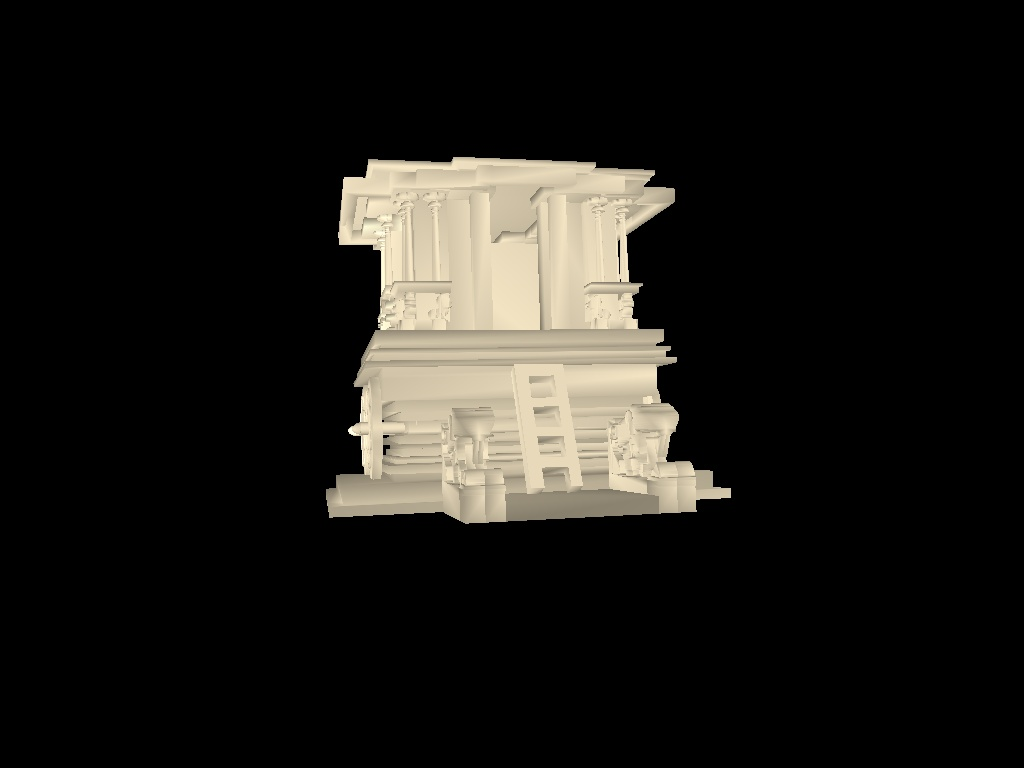
//> input picture work/attempt2/vlfeat/render/cur.jpg, 1024 x 768 px
$ ./matcher ../../vlfeat/render/cur.jpg ../../vlfeat/render/snap.jpg out.png   (built with g++ and OpenCV 4, older OpenCV classes emulated)
//> lines starting //> are read from the running program, lines starting //| are printed output that depends on the picture

#include <cstdio>
#include <cstdlib>
#include <iostream>
#include <fstream>
#include "opencv2/nonfree/features2d.hpp"
#include "opencv2/opencv.hpp"

#define GEO_VERIFY 1

using namespace cv;
using namespace std;

void readme();

/**
 * @function main
 * @brief Main function
 */

int main( int argc, char** argv )
{
  if( argc < 4 )
  { readme(); return -1; }

  Mat img_1 = imread( argv[1], IMREAD_GRAYSCALE);
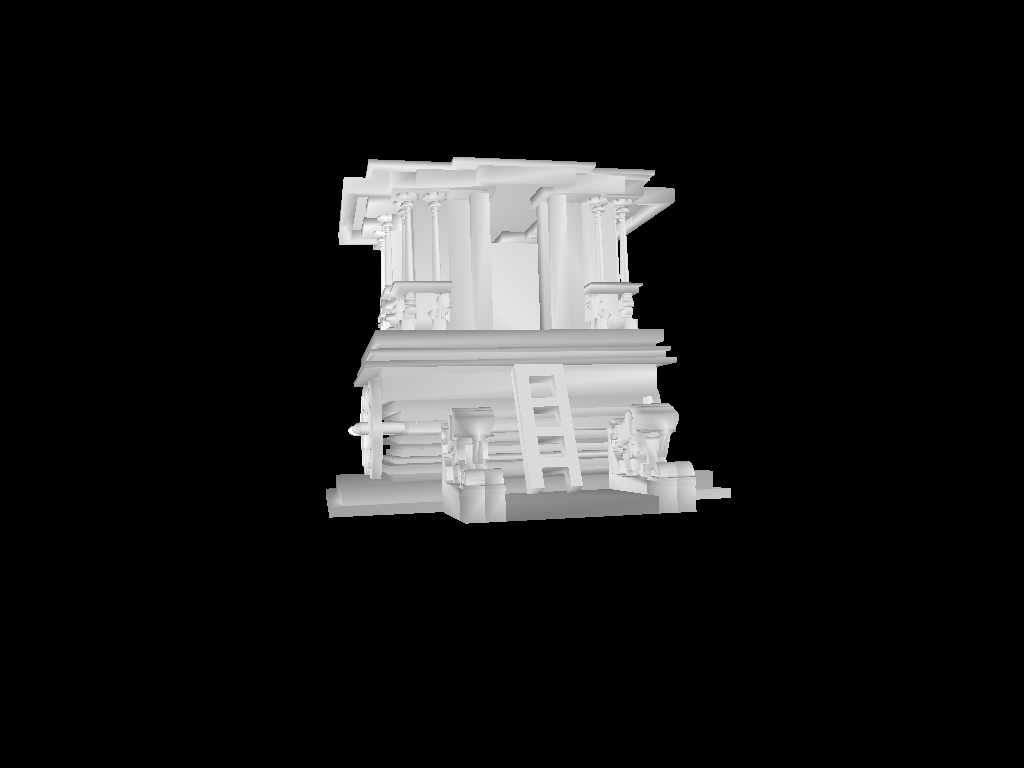
//> img_1: 768 rows x 1024 cols, CV_8UC1; min 0, max 255, mean 26.8
  Mat img_2 = imread( argv[2], IMREAD_GRAYSCALE);
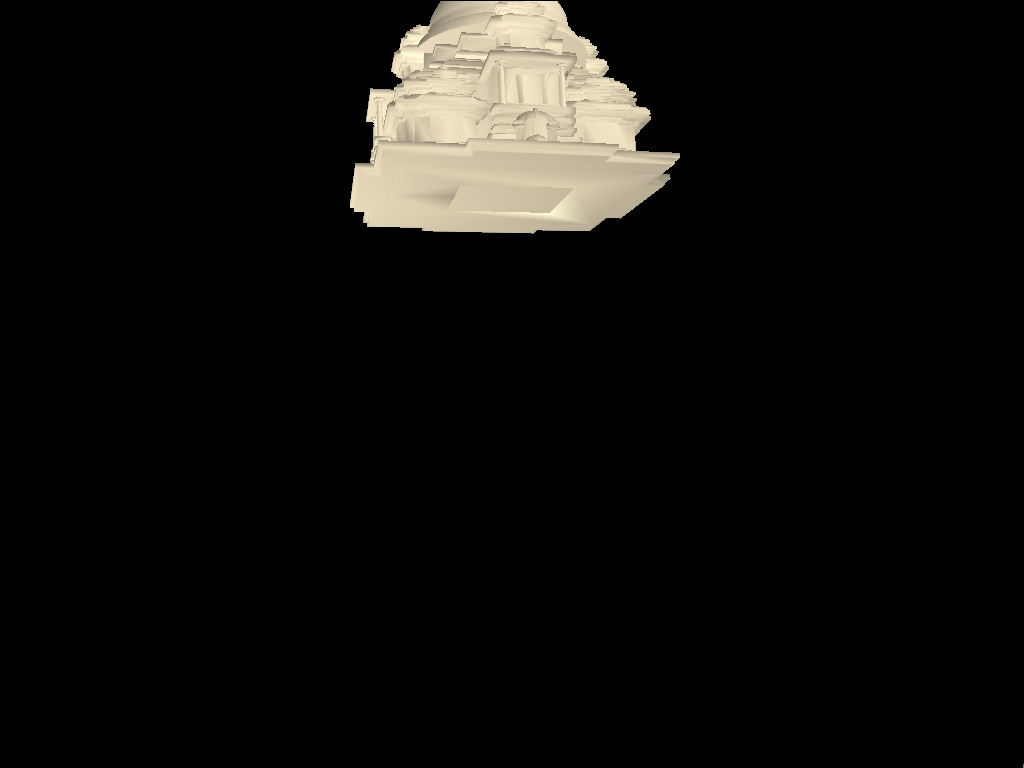
//> input picture work/attempt2/vlfeat/render/snap.jpg, 1024 x 768 px
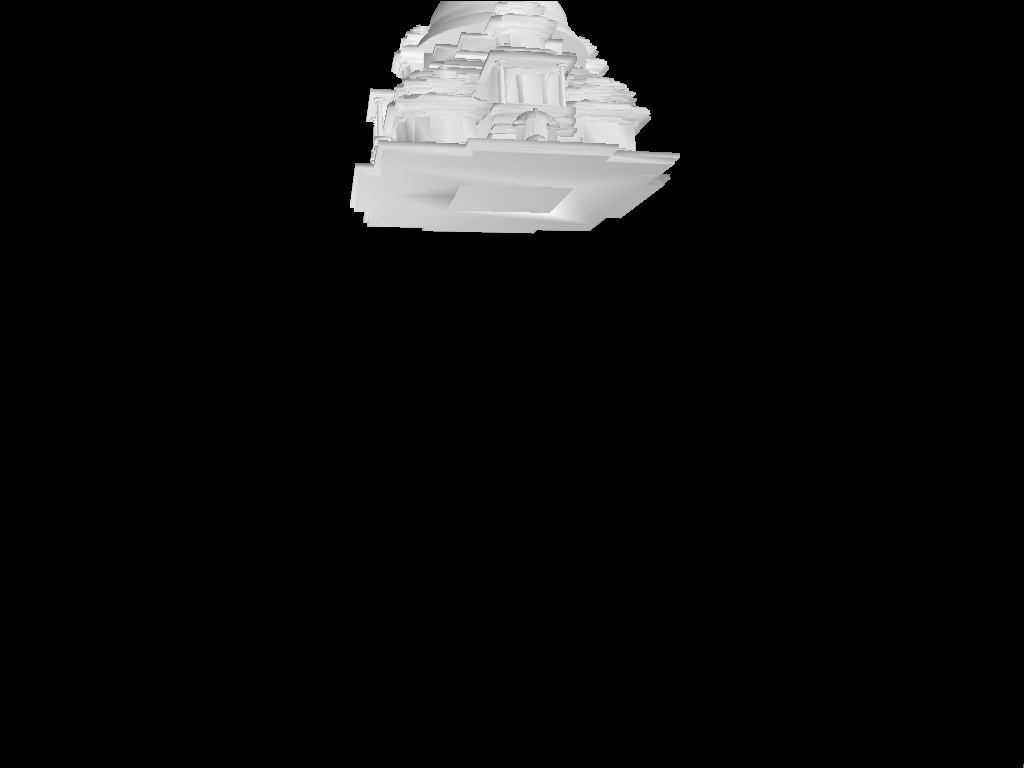
//> img_2: 768 rows x 1024 cols, CV_8UC1; min 0, max 253, mean 14.2
  char* output_fname = argv[3];
//> output_fname = "out.png"

  if( !img_1.data || !img_2.data )
  { std::cout<< " --(!) Error reading images " << std::endl; return -1; }

  //-- Step 1: Detect the keypoints using SURF Detector
  int minHessian = 800;

// [4 lines of commented-out code are left out]
  SIFT  detector(4000);

  std::vector<KeyPoint> keypoints_1, keypoints_2;

  detector.detect( img_1, keypoints_1 );
//> keypoints_1 = 358 keypoints; strongest (x, y, size): (352, 431, 5.9), (385, 436, 2.6), (725, 493, 7.8), (658, 344, 2.3)
  detector.detect( img_2, keypoints_2 );
//> keypoints_2 = 185 keypoints; strongest (x, y, size): (380, 196, 42.5), (677, 156, 4.5), (391, 82, 11.2), (646, 140, 16.6)

  //-- Step 2: Calculate descriptors (feature vectors)
  SiftDescriptorExtractor extractor;
//  SurfDescriptorExtractor extractor;
//    OrbDescriptorExtractor  extractor;

  Mat descriptors_1, descriptors_2;

  extractor.compute( img_1, keypoints_1, descriptors_1 );
  extractor.compute( img_2, keypoints_2, descriptors_2 );

  //-- Step 3: Matching descriptor vectors using FLANN matcher
  FlannBasedMatcher matcher;
//    BFMatcher matcher(NORM_HAMMING);
  std::vector< DMatch > matches;
  matcher.match( descriptors_1, descriptors_2, matches );
//> matches = 358 matches

  double max_dist = 0; double min_dist = 100;

  //-- Quick calculation of max and min distances between keypoints
  for( int i = 0; i < descriptors_1.rows; i++ )
  { double dist = matches[i].distance;
    if( dist < min_dist ) min_dist = dist;
    if( dist > max_dist ) max_dist = dist;
  }
//> this loop made 358 passes
//> (dist, max_dist) on passes 1, 4, 9, 19, 20, 28, 77, 312: (263.1, 263.1), (276.9, 276.9), (306.7, 306.7), (412.2, 412.2), (457.6, 457.6), (468, 468), (476.5, 476.5), (488.8, 488.8)
//> (dist, min_dist) on passes 8, 237: (88.92, 88.92), (84.15, 84.15)
//> after the loop, min_dist = 84.15; max_dist = 488.8

  vector< DMatch > close_matches;
  for (int i = 0; i < matches.size(); i++) {
      if (matches[i].distance <= 8 * min_dist) {
        close_matches.push_back(matches[i]);
      }
  }
//> after the loop, close_matches = 358 matches
  matches = close_matches;

  vector< DMatch > good_matches = matches;
//> good_matches = 358 matches
//  printf("-- Max dist : %f \n", max_dist );
//  printf("-- Min dist : %f \n", min_dist );
#if GEO_VERIFY
  cout << "Doing GEOMETRIC VERIFICATION" << endl;
  good_matches.clear();
//> good_matches = 0 matches
  vector<uchar> inliers;
  vector<Point2f> pts1, pts2;
  for (int i = 0; i < matches.size(); i++) {
      pts1.push_back(keypoints_1[matches[i].queryIdx].pt);
      pts2.push_back(keypoints_2[matches[i].trainIdx].pt);
  }
//> after the loop, pts1 = 358 Points (x, y), first 12: [328.4, 491.3], [328.4, 491.3], [333.9, 485.9], [335.6, 518.9], [340.1, 478.6], [340.1, 478.6], [340.2, 235], [342.7, 201.7], [345, 500.1], [345, 500.1], [345.7, 236.9], [345.7, 236.9]; pts2 = 358 Points (x, y), first 12: [607.4, 68.04], [643.8, 114.1], [639, 103.5], [371.7, 220.1], [643.8, 114.1], [607.4, 68.04], [570.5, 209.7], [427.9, 226], [676.7, 156.2], [676.7, 156.2], [643.8, 114.1], [643.8, 114.1]
  Mat F = findFundamentalMat(Mat(pts1), Mat(pts2),
          FM_RANSAC, 3, 0.99, inliers);
//> inliers = 358 values, max 1 at index 5, min 0 at index 0, mean 0.0642; F = [[-7.24e-06, 1.26e-05, 0.00189], [-8.36e-06, 4.78e-05, -0.0146], [0.00504, -0.0134, 1]]
  for (int i = 0; i < inliers.size(); i++) {
      if ( (int)inliers[i] ) {
          good_matches.push_back(matches[i]);
      }
  }
#endif

     //-- Localize the object
  std::vector<Point2f> obj;
  std::vector<Point2f> scene;

  ofstream fout;
  fout.open(output_fname, ios::out);
  Point2f pt1, pt2;

  for( int i = 0; i < good_matches.size(); i++ )
  {
    //-- Get the keypoints from the good matches
    pt1 = keypoints_1[ good_matches[i].queryIdx ].pt;
    pt2 = keypoints_2[ good_matches[i].trainIdx ].pt;
    fout << pt1.x << " " << pt1.y << " " << pt2.x << " " << pt2.y << endl;
  }
//> this loop made 23 passes
//> (pt1, pt2) on passes 1 to 12: (Point(340.1, 478.6), Point(607.4, 68.04)), (Point(393.2, 362.2), Point(526.6, 51.47)), (Point(437.8, 523.9), Point(416.3, 232.2)), (Point(440.6, 292), Point(416, 71.35)), (Point(448.3, 463.9), Point(590.7, 75.9)), (Point(491.4, 523.9), Point(416.3, 232.2)), (Point(529.3, 521.9), Point(416.3, 232.2)), (Point(547.9, 472.5), Point(568.1, 102.6)), (Point(548.3, 520.9), Point(416.3, 232.2)), (Point(567.3, 519.9), Point(416.3, 232.2)), (Point(568.2, 362.2), Point(608, 224.1)), (Point(587.2, 518.9), Point(416.3, 232.2))
  fout.close();
  return 0;
}

/**
 * @function readme
 */
void readme()
{ std::cout << " Usage: ./a.out <closest_img_path> <query_img_path> <output_fname>" << std::endl; }
